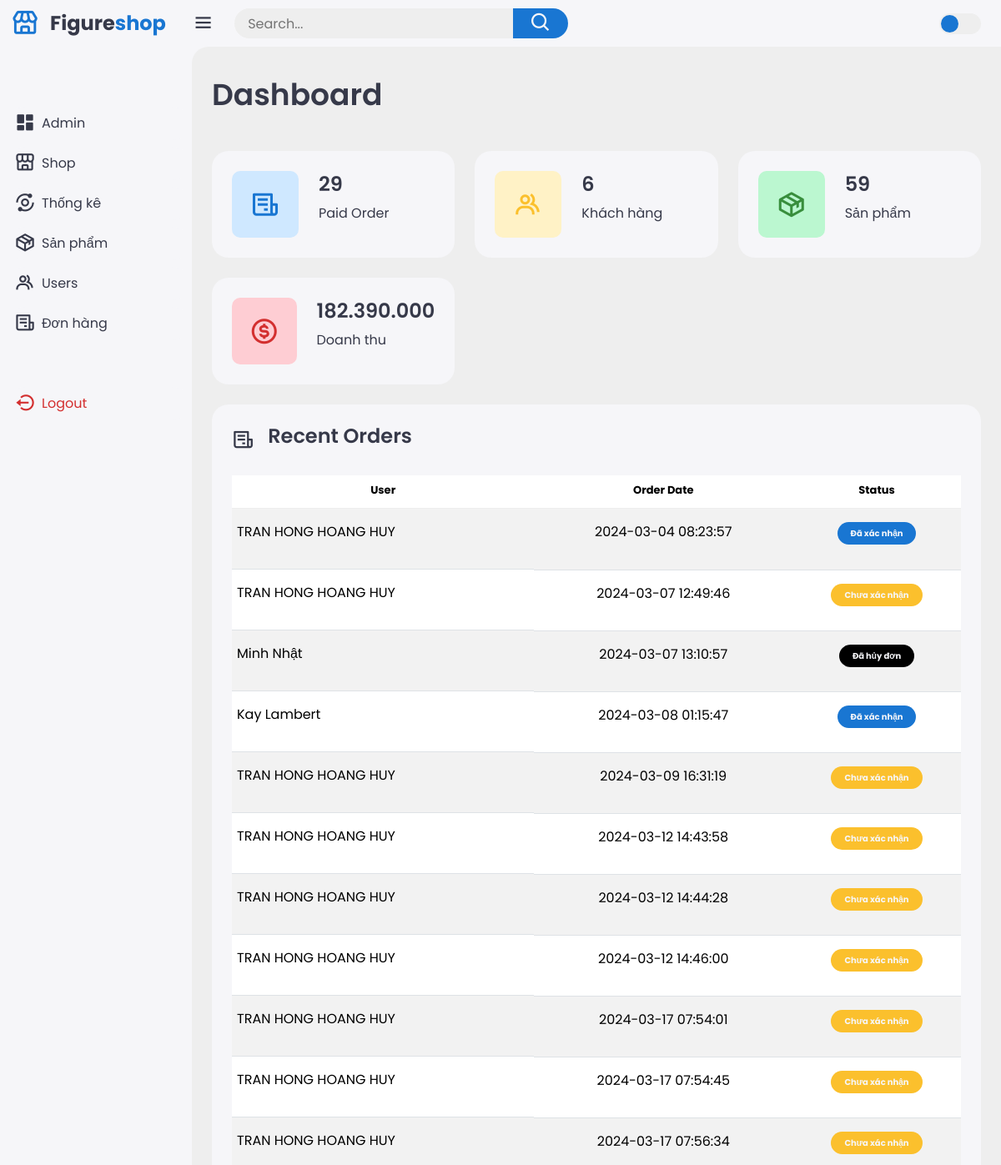
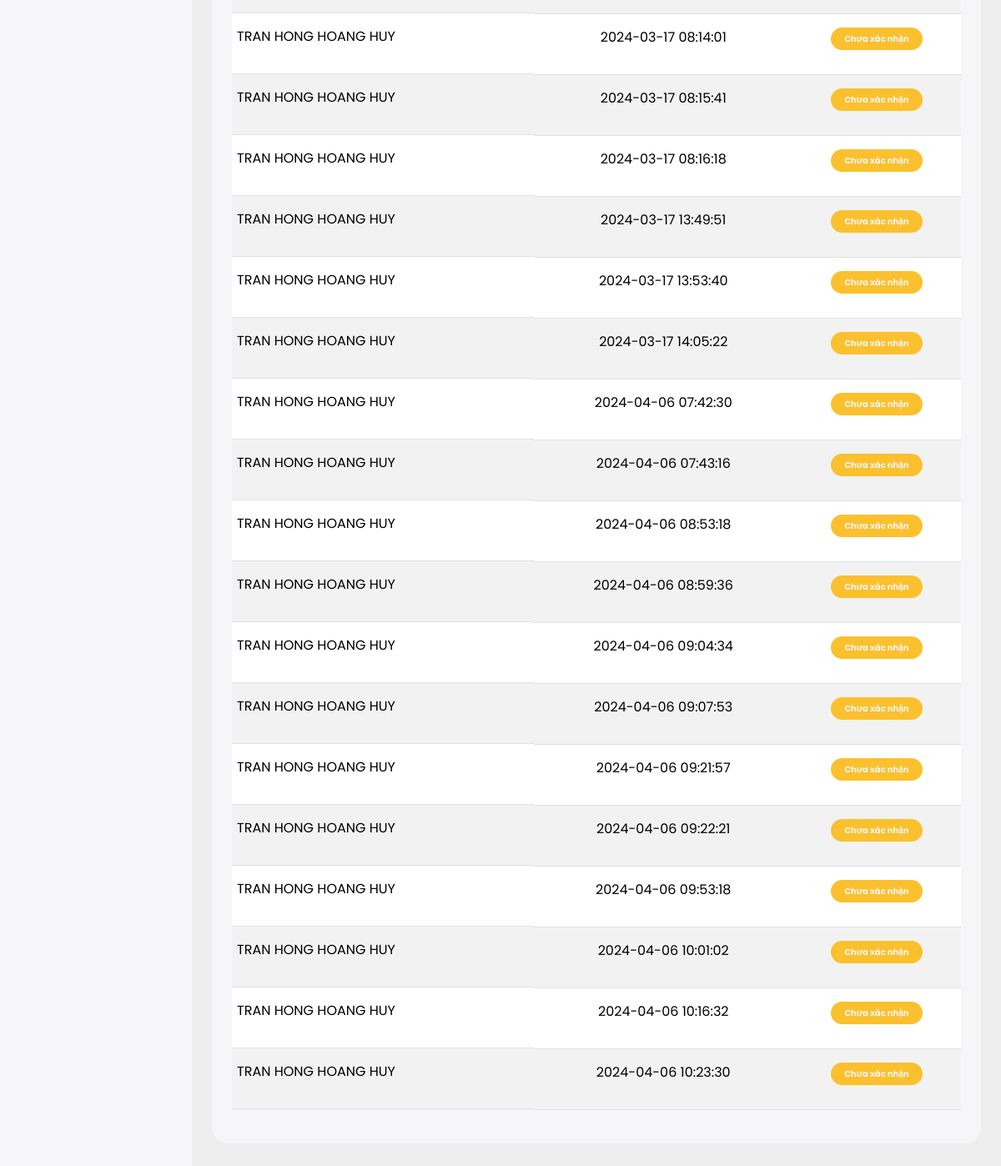
Page /public/admin_dash_board.php on the committed database (2 pictures, top to bottom).
### tables this page shows
CREATE TABLE `bill` (
  `bill_id` int(11) NOT NULL,
  `total_amount` decimal(10,2) DEFAULT NULL,
  `bill_date` timestamp NOT NULL DEFAULT current_timestamp(),
  `status` varchar(255) DEFAULT 'Chưa xác nhận',
  `notes` varchar(255) DEFAULT NULL,
  `user_id` int(11) DEFAULT NULL
);

CREATE TABLE `users` (
  `user_id` int(11) NOT NULL,
  `email` varchar(255) NOT NULL,
  `password` varchar(255) DEFAULT NULL,
  `name` varchar(32) NOT NULL,
  `address` varchar(255) DEFAULT NULL,
  `phone` varchar(32) DEFAULT NULL,
  `role_id` int(11) NOT NULL DEFAULT 1
);

### src/Bill.php (called while the page is built, shortened)
<?php
class Bill
{
    private $db;
    public function __construct(PDO $pdo)
    {
        $this->db = $pdo;
    }
    public function getAllBill()
    {
        $query = $this->db->query("SELECT bill.*, users.name, users.email, users.phone, users.address
                                    FROM bill
                                    INNER JOIN users ON bill.user_id = users.user_id");
        return $query->fetchAll(PDO::FETCH_ASSOC);
    }
    public function getTotalAmountOfAllBills()
    {
        $query = $this->db->query("SELECT SUM(total_amount) AS total_amount FROM bill");
        $result = $query->fetch(PDO::FETCH_ASSOC);
        return $result['total_amount'];
    }
    function getTotalNumberOfOrders()
    {
        $query = $this->db->query("SELECT COUNT(*) AS total FROM bill");
        $result = $query->fetch(PDO::FETCH_ASSOC);
        return $result['total'];
    }
}

### src/User.php (called while the page is built, shortened)
<?php
class User
{
    private $db;
    public function __construct(PDO $pdo)
    {
        $this->db = $pdo;
    }
    function getTotalNumberOfUsers()
    {
        $query = $this->db->query("SELECT COUNT(*) AS total FROM users");
        $result = $query->fetch(PDO::FETCH_ASSOC);
        return $result['total'];
    }
}

### src/Product.php (called while the page is built, shortened)
<?php
class Product
{
    private $db;
    public function __construct(PDO $pdo)
    {
        $this->db = $pdo;
    }
    function getTotalNumberOfProduct()
    {
        $query = $this->db->query("SELECT COUNT(*) AS total FROM product");
        $result = $query->fetch(PDO::FETCH_ASSOC);
        return $result['total'];
    }
}

### public/admin_dash_board.php (the view, shortened to what this page needs)
<?php
require_once '../src/DBConnection.php';
require_once '../src/Product.php';
require_once '../src/User.php';
require_once '../src/Bill.php';
$pdo = DBConnection::getConnection();
$productManager = new Product($pdo);
$userManager = new User($pdo);
$billManager = new Bill($pdo);
$bills = $billManager->getAllBill();
?>
<!DOCTYPE html>
<html lang="en">
<?php
require '../partials/header_admin.php';
?>
<body>
    <?php
    require '../partials/sidebar_admin.php';
    ?>
    <div class="content">
        <?php
        require '../partials/navbar_admin.php';
        ?>
        <main>
            <div class="header">
                <div class="left">
                    <h1>Dashboard</h1>
                </div>
            </div>
            <ul class="insights">
                <a href="./show_bill.php">
                    <li>
                        <i class='bx bx-receipt' style="background: var(--light-primary);
                                                            color: var(--primary);">
                        </i>
                        <span class="info">
                            <h3>
                                <?php
                                $billTotal = $billManager->getTotalNumberOfOrders();
                                echo $billTotal;
                                ?>
                            </h3>
                            <p>Paid Order</p>
                        </span>
                    </li>
                </a>
                <a href="./show_user.php">
                    <li>
                        <i class='bx bx-group' style="background: var(--light-warning);
                                                        color: var(--warning);">
                        </i>
                        <span class="info">
                            <h3>
                                <?php
                                $userTotal = $userManager->getTotalNumberOfUsers();
                                echo $userTotal;
                                ?>
                            </h3>
                            <p>Khách hàng</p>
                        </span>
                    </li>
                </a>
                <a href="./show_product.php">
                    <li>
                        <i class='bx bx-package' style="background: var(--light-success);
                                                        color: var(--success);">
                        </i>
                        <span class="info">
                            <h3>
                                <?php
                                $productTotal = $productManager->getTotalNumberOfProduct();
                                echo $productTotal;
                                ?>
                            </h3>
                            <p>Sản phẩm</p>
                        </span>
                    </li>
                </a>
                <li>
                    <i class='bx bx-dollar-circle' style="background: var(--light-danger);
                                                        color: var(--danger);">
                    </i>
                    <span class="info">
                        <h3>
                            <?php
                            $totalAmount = $billManager->getTotalAmountOfAllBills();
                            echo number_format($totalAmount, 0, '.', '.');
                            ?>
                        </h3>
                        <p>Doanh thu</p>
                    </span>
                </li>
            </ul>
            <div class="bottom-data">
                <div class="orders">
                    <div class="header">
                        <i class='bx bx-receipt'></i>
                        <h3>Recent Orders</h3>
                    </div>
                    <table id="example" class="table table-striped text-center">
                        <thead>
                            <tr>
                                <th>User</th>
                                <th>Order Date</th>
                                <th>Status</th>
                            </tr>
                        </thead>
                        <tbody>
                            <?php foreach ($bills as $bill) : ?>
                                <tr>
                                    <td class="text-center">
                                        <p><?php echo $bill['name'] ?></p>
                                    </td>
                                    <td class="text-center"><?php echo $bill['bill_date'] ?></td>
                                    <?php
                                    $statusClass = '';
                                    switch ($bill['status']) {
                                        case 'Đã xác nhận':
                                            $statusClass = 'process';
                                            break;
                                        case 'Đã hủy đơn':
                                            $statusClass = 'cancelled';
                                            break;
                                        default:
                                            $statusClass = 'pending';
                                            break;
                                    }
                                    echo '<td class="text-center"><span class="status ' . $statusClass . '">' . htmlspecialchars($bill['status']) . '</span></td>';
                                    ?>
                                </tr>
                            <?php endforeach; ?>
                        </tbody>
                    </table>
                </div>
            </div>
        </main>
    </div>
</body>
</html>

### partials/header_admin.php (shortened to what this page needs)
<head>
    <link href='https://unpkg.com/boxicons@2.1.4/css/boxicons.min.css' rel='stylesheet'>
    <link href="https://cdn.jsdelivr.net/npm/bootstrap@5.3.3/dist/css/bootstrap.min.css" rel="stylesheet">
    <link rel="stylesheet" href="../assets/css/admin_dash_board.css">
    <link rel="stylesheet" href="https://cdn.datatables.net/2.0.1/css/dataTables.dataTables.min.css">
</head>

### partials/sidebar_admin.php
<div class="sidebar">
    <a href="./admin_dash_board.php" class="logo">
        <i class='bx bx-store'></i>
        <div class="logo-name"><span>Figure</span>shop</div>
    </a>
    <ul class="side-menu">
        <li><a href="./admin_dash_board.php"><i class='bx bxs-dashboard'></i>Admin</a></li>
        <li><a href="../index.php"><i class='bx bx-store-alt'></i>Shop</a></li>
        <li class=""><a href="../public/analysis.php"><i class='bx bx-analyse'></i>Thống kê</a></li>
        <li><a href="./show_product.php"><i class='bx bx-package'></i>Sản phẩm</a></li>
        <li><a href="./show_user.php"><i class='bx bx-group'></i>Users</a></li>
        <li><a href="./show_bill.php"><i class='bx bx-receipt'></i>Đơn hàng</a></li>
    </ul>
    <ul class="side-menu">
        <li>
            <a href="../public/logout.php" class="logout">
                <i class='bx bx-log-out-circle'></i>
                Logout
            </a>
        </li>
    </ul>
</div>

### partials/navbar_admin.php (shortened to what this page needs)
<nav>
    <i class='bx bx-menu'></i>
    <form action="#">
        <div class="form-input">
            <input type="search" placeholder="Search...">
            <button class="search-btn" type="submit"><i class='bx bx-search'></i></button>
        </div>
    </form>
    <label for="theme-toggle" class="theme-toggle"></label>
</nav>

### rows in the picture
bill: user.name "TRAN HONG HOANG HUY", bill_date "2024-03-04 08:23:57", status "Đã xác nhận"
bill: user.name "TRAN HONG HOANG HUY", bill_date "2024-03-07 12:49:46", status "Chưa xác nhận"
bill: user.name "Minh Nhật", bill_date "2024-03-07 13:10:57", status "Đã hủy đơn"
bill: user.name "Kay Lambert", bill_date "2024-03-08 01:15:47", status "Đã xác nhận"
bill: user.name "TRAN HONG HOANG HUY", bill_date "2024-03-09 16:31:19", status "Chưa xác nhận"
bill: user.name "TRAN HONG HOANG HUY", bill_date "2024-03-12 14:43:58", status "Chưa xác nhận"
bill: user.name "TRAN HONG HOANG HUY", bill_date "2024-03-12 14:44:28", status "Chưa xác nhận"
bill: user.name "TRAN HONG HOANG HUY", bill_date "2024-03-12 14:46:00", status "Chưa xác nhận"
bill: user.name "TRAN HONG HOANG HUY", bill_date "2024-03-17 07:54:01", status "Chưa xác nhận"
bill: user.name "TRAN HONG HOANG HUY", bill_date "2024-03-17 07:54:45", status "Chưa xác nhận"
bill: user.name "TRAN HONG HOANG HUY", bill_date "2024-03-17 07:56:34", status "Chưa xác nhận"
bill: user.name "TRAN HONG HOANG HUY", bill_date "2024-03-17 08:14:01", status "Chưa xác nhận"
bill: user.name "TRAN HONG HOANG HUY", bill_date "2024-03-17 08:15:41", status "Chưa xác nhận"
bill: user.name "TRAN HONG HOANG HUY", bill_date "2024-03-17 08:16:18", status "Chưa xác nhận"
bill: user.name "TRAN HONG HOANG HUY", bill_date "2024-03-17 13:49:51", status "Chưa xác nhận"
bill: user.name "TRAN HONG HOANG HUY", bill_date "2024-03-17 13:53:40", status "Chưa xác nhận"
bill: user.name "TRAN HONG HOANG HUY", bill_date "2024-03-17 14:05:22", status "Chưa xác nhận"
bill: user.name "TRAN HONG HOANG HUY", bill_date "2024-04-06 07:42:30", status "Chưa xác nhận"
bill: user.name "TRAN HONG HOANG HUY", bill_date "2024-04-06 07:43:16", status "Chưa xác nhận"
bill: user.name "TRAN HONG HOANG HUY", bill_date "2024-04-06 08:53:18", status "Chưa xác nhận"
bill: user.name "TRAN HONG HOANG HUY", bill_date "2024-04-06 08:59:36", status "Chưa xác nhận"
bill: user.name "TRAN HONG HOANG HUY", bill_date "2024-04-06 09:04:34", status "Chưa xác nhận"
bill: user.name "TRAN HONG HOANG HUY", bill_date "2024-04-06 09:07:53", status "Chưa xác nhận"
bill: user.name "TRAN HONG HOANG HUY", bill_date "2024-04-06 09:21:57", status "Chưa xác nhận"
bill: user.name "TRAN HONG HOANG HUY", bill_date "2024-04-06 09:22:21", status "Chưa xác nhận"
bill: user.name "TRAN HONG HOANG HUY", bill_date "2024-04-06 09:53:18", status "Chưa xác nhận"
bill: user.name "TRAN HONG HOANG HUY", bill_date "2024-04-06 10:01:02", status "Chưa xác nhận"
bill: user.name "TRAN HONG HOANG HUY", bill_date "2024-04-06 10:16:32", status "Chưa xác nhận"
bill: user.name "TRAN HONG HOANG HUY", bill_date "2024-04-06 10:23:30", status "Chưa xác nhận"

### other values in the picture
$billTotal "29"
$userTotal "6"
$productTotal "59"
$totalAmount "182.390.000"
